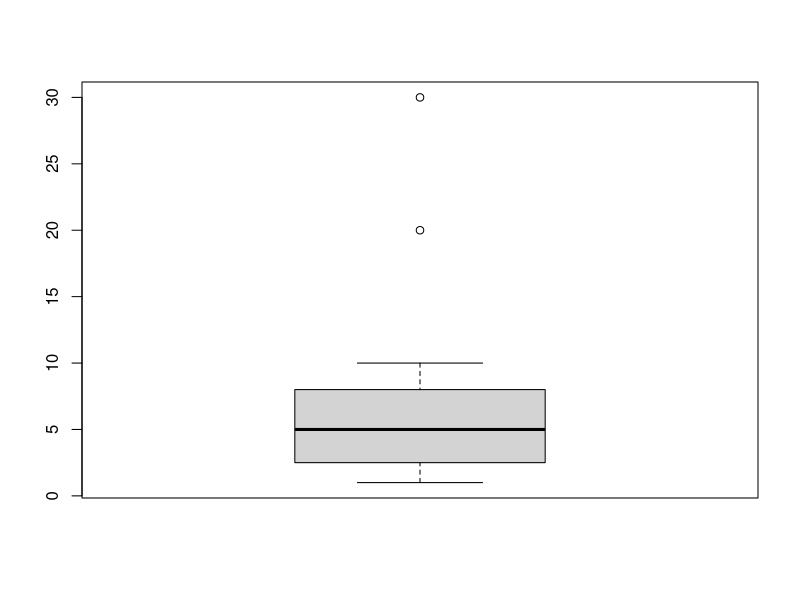

This chart was generated by the following R code:
y <- read.csv("data/tidy_2013_14.csv", sep=";") # assegna ad y i dati nel file

arr1 <- c(1, 2, 3, 4, 5, 6, NA, NA, 9, 1, 2, 3, NA, 5, 6, 7, NA, NA, 10, 20, 30)
# vettore numerico, i vettori devono contenere solo un tipo di variabile

arr2 <- c("red", "green", "blue", NA, "black", "red")
# vettore di stringhe, nota NA sempre valido

mean(arr1, na.rm = TRUE) # la media è estr sucettibile a valori outliers
median(arr1, na.rm = TRUE)  # la mediana è meno suscettibile

range(arr1, na.rm = TRUE) # la variabilità dei dati, il min e il max

length(arr1) # lunghezza del vettore, dim() non funziona perchè arr1 è unidimensionale

quantile(arr1, na.rm = TRUE) # quantili del vettore arr1

boxplot(arr1)
# un boxplot ha il centro sulla mediana, il box tra il primo e terzo quantile 25-75 % dei dati
# i baffi sono i valori meno probabili, gli outliers stanno di molto fuori (2 volte il baffo)

sd(arr1, na.rm = TRUE) # deviazione standard σ, distanza tra la media e il primo punto
                       # di flesso della curva di distribuzione
                       # il 95% dei dati si trova tra -2σ e 2σ

var(arr1, na.rm = TRUE) # varianza, che è semplicemente σ²

# sd(arr1, na.rm = TRUE)*sd(arr1, na.rm = TRUE) == var(arr1, na.rm = TRUE)

sd(arr1, na.rm = TRUE)/sqrt(length(na.omit(arr1))) # errore standard
                                                   # deviazione/radice del numero di valori
                                                   # SENZA CONTARE GLI NA

t.test(arr1, na.rm = TRUE) # t test per arr1

as.numeric(arr2) # prova a trasformare arr2 in numerico ma non può

# CONTINUA LA LEZIONE SU "OurFirstScript.R" nella stessa directory
